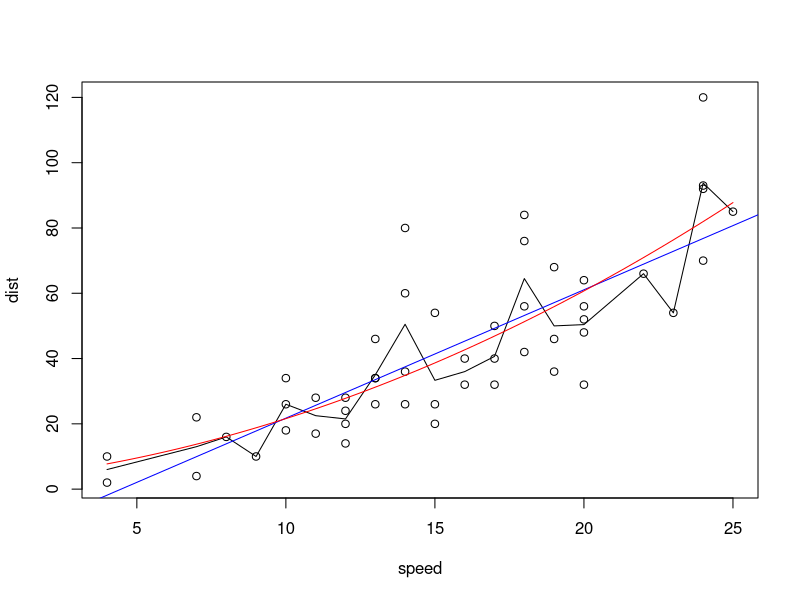
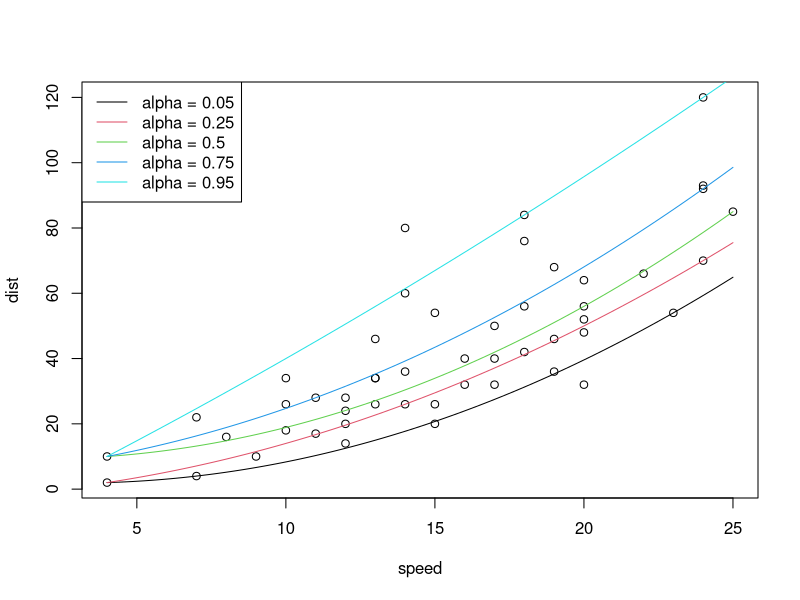
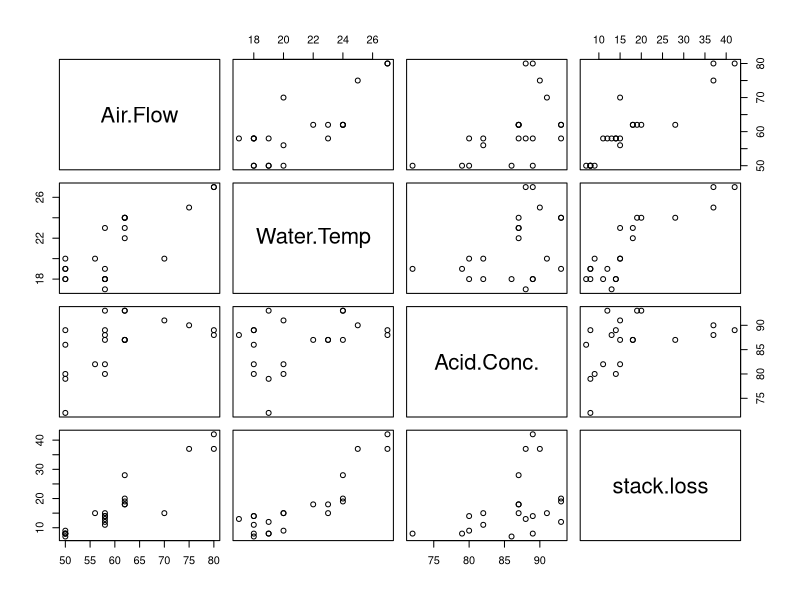
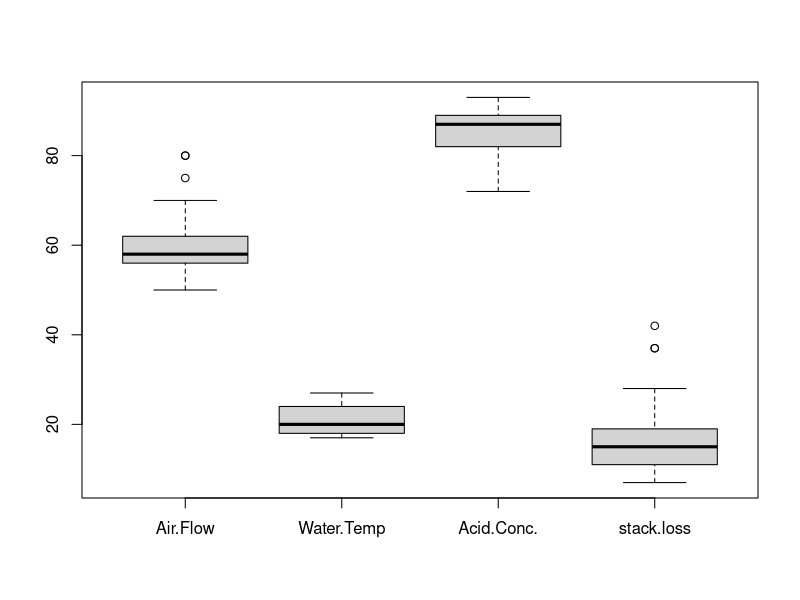
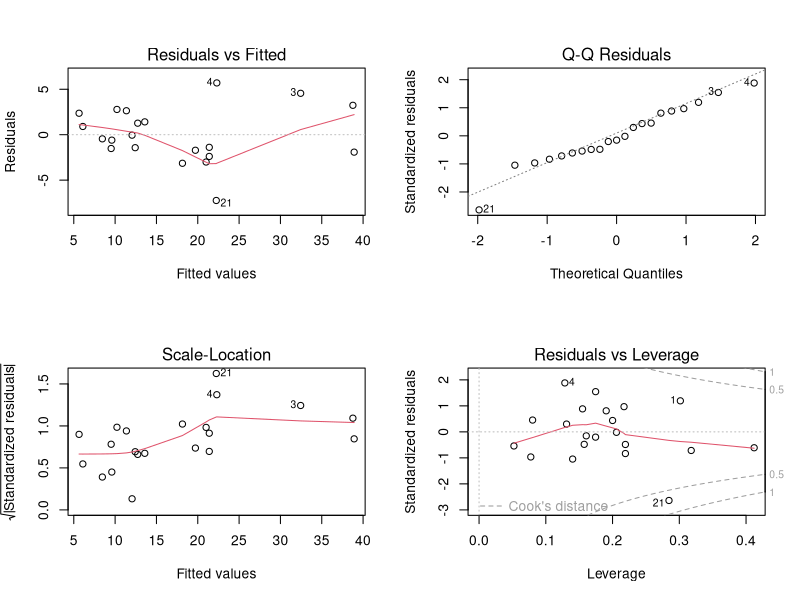
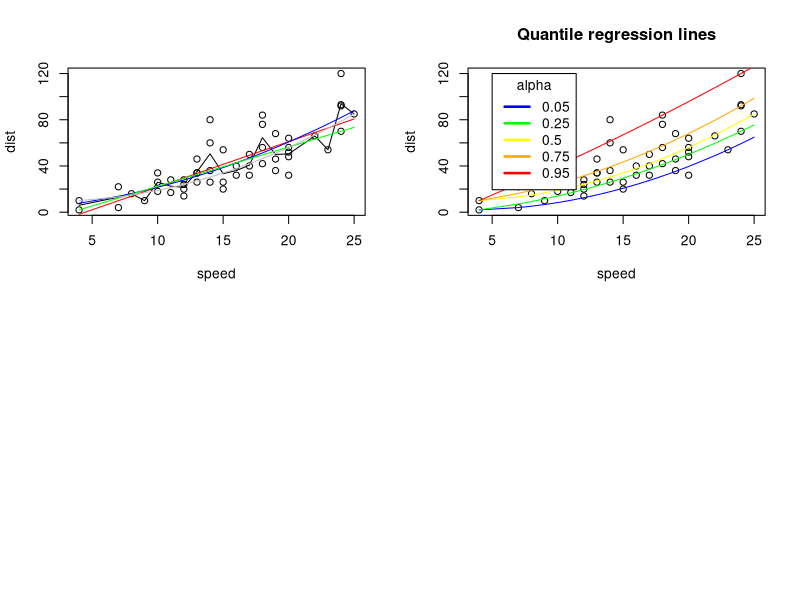
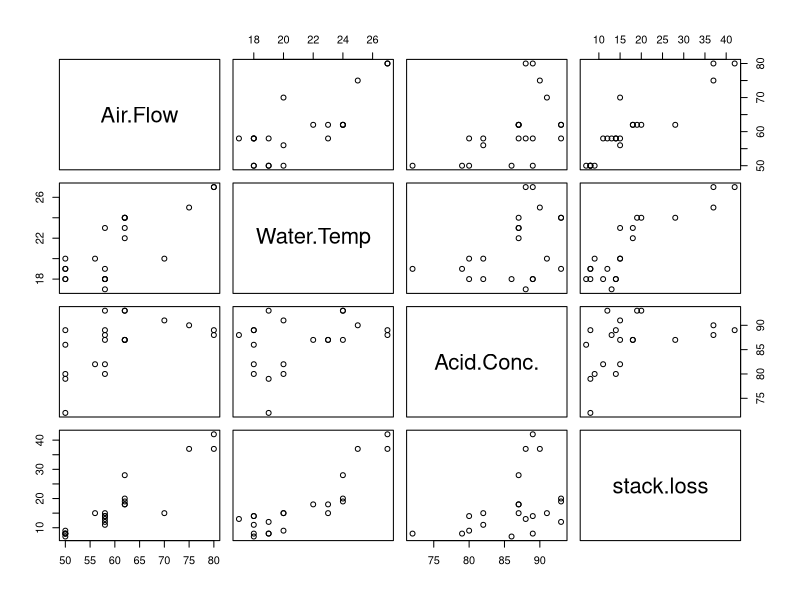
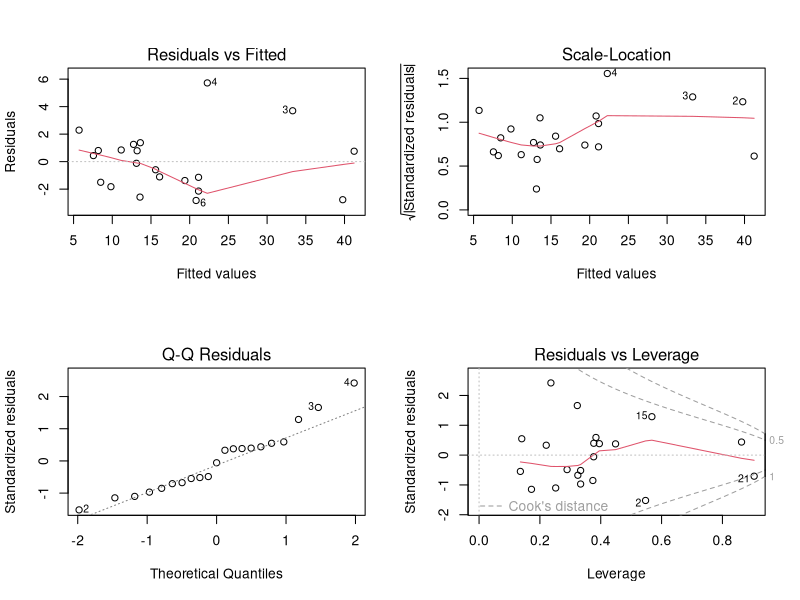

Generate these figures, in order, with R:
library(quantreg)
library(robustbase)

#1. Consider the data set Cars available in R
#(a) Compute the mean stopping distance for each initial speed.
#(b) Make a scatter plot for the data and add the mean stopping distances computed above as a line.
#(c) Add to the plot the lines when you fit only a linear model and a quadratic model using least squares to the figure.
#(d) Decide what is the best LS fit.
#(e) Similar choose the best LAD fit for the data.
#(f ) Make a scatter plot and add the regression lines for = 0.05, 0.25, 0.5, 0.75, 0.95 to the data where the model is based on the best LAD model. Add a legend to the figure to explain the curves.

#2. Make yourself familiar with the R data set stackloss.
#(a) Fit an appropriate least squares model using stack.loss as the response variable.
#(b) Are there influential observations? If yes, in which way are they influential?
#(c) Fit the corresponding LAD model for the same data. How does it differ from the least squares fit?
#(d) Estimate robustly the scale based on the LAD fit.
#(e) Using the function Lmrob in the package robustbase to fit an M-estimate as regression for the same model. 
#Use as initial coefficients those from the LAD fit and as initial scale estimate the one estimated above. 
#You need to specify therefore the argument method and init in the lmrob call. Compare it to the other two fits.



#-------------1

my_data <- cars
summary(my_data)#Klaus looked at this and said that if you want to standardize or center you can only subtract
#the minimum so 4. If it was 1000 then you should center or standardize. Look at the other data analysis examples
str(my_data)
head(my_data)

#Plot the mean, lm and poly for the data
my_mean <- aggregate(dist ~ speed, my_data, function(x) mean(as.numeric(x)))

par(mfrow = c(1,1))
plot(my_data)
lines(my_mean)

my_model <- lm(dist~speed, my_data)
summary(my_model)
abline(my_model, col = "blue")

my_model_q <- lm(dist~speed+I(speed^2), my_data)
summary(my_model_q)

plot2 <- function(x) my_model_q$coefficient[3]*x^2 + my_model_q$coefficient[2]*x + my_model_q$coefficient[1] 
curve(plot2, lwd=1, add=T, col="red")

anova(my_model, my_model_q)#best fit is model my_model_q
AIC(my_model)
AIC(my_model_q)#better

#You have to perform quantile regression for the 0.5 quantile (median) 
#to have least absolute deviations instead of least squares 

rq.1 <- rq(my_data$dist~my_data$speed, 0.5)
rq.2 <- rq(my_data$dist~my_data$speed+I(my_data$speed^2), 0.5)

anova(rq.1, rq.2)#best fit is rq.2, but it is not significant
AIC(rq.1)
AIC(rq.2)#better

#Do quantile regresion
rq.a <- rq(my_data$dist~my_data$speed+I(my_data$speed^2), 0.05)
rq.b <- rq(my_data$dist~my_data$speed+I(my_data$speed^2), 0.25)
rq.c <- rq(my_data$dist~my_data$speed+I(my_data$speed^2), 0.5)
rq.d <- rq(my_data$dist~my_data$speed+I(my_data$speed^2), 0.75)
rq.e <- rq(my_data$dist~my_data$speed+I(my_data$speed^2), 0.95)

plot(my_data)

plota <- function(x) rq.a$coefficient[3]*x^2 + rq.a$coefficient[2]*x + rq.a$coefficient[1] 
curve(plota, lwd=1, add=T, col=1)

plotb <- function(x) rq.b$coefficient[3]*x^2 + rq.b$coefficient[2]*x + rq.b$coefficient[1] 
curve(plotb, lwd=1, add=T, col=2)

plotc <- function(x) rq.c$coefficient[3]*x^2 + rq.c$coefficient[2]*x + rq.c$coefficient[1] 
curve(plotc, lwd=1, add=T, col=3)

plotd <- function(x) rq.d$coefficient[3]*x^2 + rq.d$coefficient[2]*x + rq.d$coefficient[1] 
curve(plotd, lwd=1, add=T, col=4)

plote <- function(x) rq.e$coefficient[3]*x^2 + rq.e$coefficient[2]*x + rq.e$coefficient[1] 
curve(plote, lwd=1, add=T, col=5)

names <- c("alpha = 0.05","alpha = 0.25","alpha = 0.5","alpha = 0.75","alpha = 0.95")
legend("topleft", names, col = c(1,2,3,4,5), lty = c(1,1))

#-------------2

my_data <- stackloss
summary(my_data)
str(my_data)
head(my_data)
plot(my_data)

boxplot(my_data)#some outliers?

model <- lm(stack.loss~Air.Flow + Water.Temp + Acid.Conc., my_data)
summary(model)
model.matrix(model)

#Are there influential observations? If yes, which ones?
par(mfrow = c(2,2))
plot(model)#Some outliers in cook's distance and QQ-plot. Observation 21 and maybe observation 4 since they are both
#marked on all 4 plots.

IM.fit4 <- influence.measures(model)
round(IM.fit4$infmat,3)#no influence points??

#Fit the corresponding LAD estimate
rq.loss <- rq(stack.loss~Air.Flow + Water.Temp + Acid.Conc., data = my_data, 0.5)
summary(rq.loss)#Warning is not a problem. The answer can be non-unique.

AIC(model)
AIC(rq.loss)#better

#Estimate the robust scale based on LAD

#As the residuals of the LAD estimate have median zero and many zero
#residuals it is custom to estimate the scale as
(1/0.675)*median(abs(coef(rq.loss)))#All coef are non-zero

#fit an M-estimate as regression for the same modeluse the inital value and scale
#from above.
LAD_scale <- (1/0.675)*median(abs(coef(rq.loss)))

model_robust <- lmrob(stack.loss~Air.Flow+Water.Temp+Acid.Conc., data = my_data, method = "M", 
      init = list(coefficients = rq.loss$coef, scale = LAD_scale))# this is a monotone regression
#it defaults to tukeys estimate. Next practicals we will find better initial values so look there
summary(model_robust)#4 observations c(1,3,4,21) are outliers
#Outlier residuals are downweighted!
#This is iteratively reweighted least squares (IRWLS)

#ANOVA saman mallin eri muotoja. Ei eri metoedien välilla!

#compare residuals and intercept. Can't use model fit. If the parameter estimates differ a lot
#Use robust fit if they differ.

#Quantile regression is used for heteroscedastic data! Growth of child. If you start
#small then you usually follow your quantile.

#These are models to test for prediction.

#in RQ you can only compare the different curves with each other! Not to other models
#LAD can be compared with other models though




#------------------TEACHERS

data(cars)
attach(cars)
#a)
#Means of distances by group
mdist <- aggregate(dist, by = list(speed),  FUN = mean)

#b)
plot(speed, dist)
lines(mdist)

#c)
#Linear
fit1 <- lm(dist ~ speed)
summary(fit1)
lines(speed,fit1$fitted, col = "red")

#You could also center variables in such way that predictors have mean value of 0
# Then intercept means means the expected value of the response,
#   when all predictors are at their means
#Scaling could be good, as some variables with very
# high variablility can produce annoyingly small coefficients
# Change the scale: like area unit of a country could be 1000 square km's 
#   instead of km's


#Quadratic
#Also linear term is included in the quadratic model!
fit2 <- lm(dist ~ speed + I(speed^2)) 
summary(fit2)
lines(speed, fit2$fitted, col = "blue")


#d)
#Quadratic seems cooler

#You could test it:
anova(fit1, fit2) # No significant difference, but:
#AIC smaller in quadratic one (Smaller -> better)
AIC(fit1, fit2) 

# Also linear form may lead to negative values of response dist with very
#   low speed -> bad!
#   -> Quadratic form included -> no such problem

#Decide yourself on how you do the comparison and stick with it here.

#e)
library(quantreg)
fit3 <- rq(dist ~ speed)
summary(fit3)  #Solution may be nonunique
lines(speed, fit3$fitted, col = "green")
#"Solutions cannot be given in closed forms and are usually not unique."

fit4 <- rq(dist ~ speed + I(speed^2))
summary(fit4)
lines(speed, fit4$fitted, col = "gray")
#speed^2 seems cooler

AIC(fit3)
AIC(fit4) #quadratic gives lower AIC -> better

#Also with anova function, you get the same result:
anova(fit3, fit4) #With speed^2 significantly better!
#speed^2 confidence limit does not include zero!


#f)
plot(speed, dist)
alpha <- c(0.05, 0.25, 0.5, 0.75, 0.95)
fit3a <- rq(dist ~ speed + I(speed^2), tau = alpha[1])
summary(fit3a)
lines(speed, fit3a$fitted, col = "blue")
fit3b <- rq(dist ~ speed + I(speed^2), tau = alpha[2])
summary(fit3b)
lines(speed, fit3b$fitted, col = "green")
fit3c <- rq(dist ~ speed + I(speed^2), tau = alpha[3])
summary(fit3c) #Solution may be nonunique
lines(speed, fit3c$fitted, col = "yellow")
fit3d <- rq(dist ~ speed + I(speed^2), tau = alpha[4])
summary(fit3d)
lines(speed, fit3d$fitted, col = "orange")
fit3e <- rq(dist ~ speed + I(speed^2), tau = alpha[5])
summary(fit3e)
lines(speed, fit3e$fitted, col = "red")
legend(5, 120, alpha, lty=c(1,1), lwd=c(2.5,2.5),
       col = c("blue", "green", "yellow", "orange", "red"), title = "alpha")
title("Quantile regression lines")

detach(cars)


#2
#a)
data("stackloss")
summary(stackloss)
head(stackloss)
plot(stackloss) #Scatterplot of the variables

#Some initial thoughts about data:
# - Airflow & water temp: some connection?
# - stackloss: vs. acid & water: ^2; vs. air.flow: linear?

res0a <- lm(stack.loss ~ (Air.Flow + Water.Temp + Acid.Conc.)^2 +
                I(Air.Flow^2) + I(Water.Temp^2) + I(Acid.Conc.^2),
            data = stackloss)
summary(res0a) #Starting here from big model

#Choose here some model choice criterion

#I choose here automatic selection based on step function
res1a <- step(res0a) #Model selection based on AIC (backward selection)
summary(res1a)

#b)
influence.measures(res1a)

#NOTE: Your results may vary according to how you have modelled

plot(res1a)
#Observations 1, 12, 17, 19 and 21 are influential
#12 and 21: very high leverage:
# High-leverage points are those observations, if any, made at extreme or
#   outlying values of the independent variables such that the lack of
#   neighboring observations means that the fitted regression model will
#   pass close to that particular observation. (Wikipedia: Leverage (statistics))
# If a leverage h_i is large, it must be due to extreme values in x_i.

#12 and 21: very high covariance ratio:
#1, 17 and 19: quite high covariance ratio:
# The covariance ratio measures the change in the determinant of the
#   covariance matrix of the estimates by deleting the ith observation.
# - From SAS documentation

#DFBETA: Values larger than 1 should be investigated
#   Assume we are interested in parameter beta_k and omit observation i.
#   Again, 21 has three of these values

#DFFIT: impact on fitted individual values: values larger than 2/sqrt(p/n) i.e.
#   here 3.24:  No obs above this

#Cook's distance which measures the impact of the ith observation on _ALL_
# fitted values.
# - No observations larger than 1

#More detailed version of influence measures:
# - shows more closely which measures are worth to look at
infl1 <- influence.measures(res1a)
summary(infl1) 

#This following produces the same table than before, but
#   it does not show the column where there are the *'s that mark
#   influential observations, so be careful!
infl1$infmat


#c)
#LAD model
#Automatic selection:
#res1b <- rq(stack.loss ~ (Air.Flow + Water.Temp + Acid.Conc.)^2 +
#              I(Air.Flow^2) + I(Water.Temp^2) + I(Acid.Conc.^2),
#            data = stackloss)
#res2b <- step(res1b) #Model selection based on AIC (backward selection)
#summary(res2b)

#..or I use just the same parameters than in 2a)
#   (little difference compared to automatic)
library(quantreg)
res1b <- rq(stack.loss ~ Air.Flow + Water.Temp + Acid.Conc. + Air.Flow:Water.Temp +
                Acid.Conc.:Air.Flow + I(Air.Flow^2) + I(Acid.Conc.^2),
            data = stackloss)

summary(res1b)



#d)
#As r gives zero residuals sometimes in the form like -1.4E-15,
# we need to do something in order to make them be actually zero
resid1 <- round(res1b$residuals, 7) #Residuals with 7 decimals

resid2 <- resid1[resid1 != 0] #Which of those are != 0
#Scale estimate:
sigma <- (1/0.675)*median(abs(resid2))

#e)
library(robustbase)

# - Initial coefficients from LAD model (so keep same parameters than in LAD)
# - Initial scale estimaste = sigma
res1c <- lmrob(stack.loss ~ Air.Flow + Water.Temp + Acid.Conc. +
                   Air.Flow:Water.Temp + Acid.Conc.:Air.Flow + I(Air.Flow^2) +
                   I(Acid.Conc.^2), method = "M",
               init = list(coefficients = res1b$coef, scale = sigma),
               data = stackloss, setting = "KS2014")
#Setting KS2014 is not necessary here, but in categorical data it is necessary
summary(res1c)


#Comparing coefficients of parameter estimates:
summary(res1a)
summary(res1b)
summary(res1c)

#In THIS chosen model:
# - Coefficients of least squares and M-estimates are quite close together
# - In LAD some parameter estimates are much different


#As LAD does not require a scale estimate it is the natural "first" estimate
#to obtain the residuals.
# - It may result to non-unique results.
# - LAD is more like a provider of initial estimates for M-regression.


#Checking some residuals..
plot(NA, xlim = c(0, 22), ylim = c(-4, 8), xaxs = "i")
abline(1,0)
points(res1a$residuals, col = "gray")
points(res1b$residuals, col = "red")
points(res1c$residuals, col = 'blue')

#Note that results depend on the model you ended up with!
